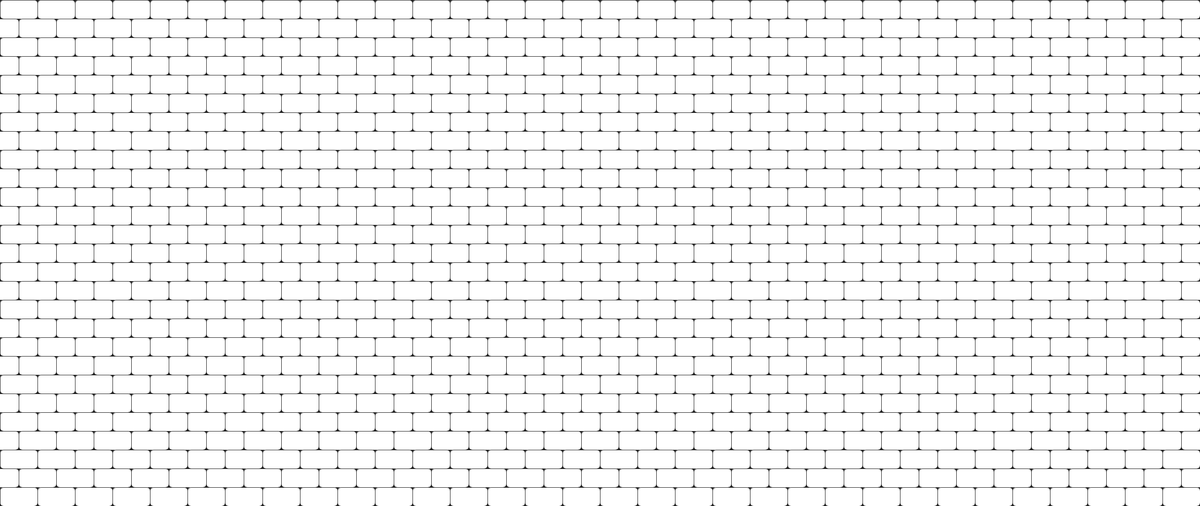
Frame 1 (no input)
Frame 2 (the mouse pressed at the canvas centre, redrawn once): identical to frame 1, image omitted

The Processing sketch that drew this single still picture (run headless with seeded random() and noise(); the mouse was pressed at the canvas centre and the sketch redrawn once):

// Processing sketch: wall_the
// ── wall_the.pde
// Manuale di Programmazione Cinematografica
// Daniele Olmisani, 2015

// The Wall

final color PAPER = color(255);
final color INK = color(32);

final int W = 80;
final int H = W/2;
final int R = W/10;

void setup() {
  size(2560, 1080);
  noLoop();
}

void draw() {
  
  background(INK);
  stroke(INK);
  fill(PAPER);
  
  for (int j=0; j<height/H; j++) {
    for (int i=0; i<width/W+1; i++) {
      rect(-(W/2)*(j%2)+i*W, j*H, W, H, R);
    }
  }
  
  save("the-wall.png");
}
